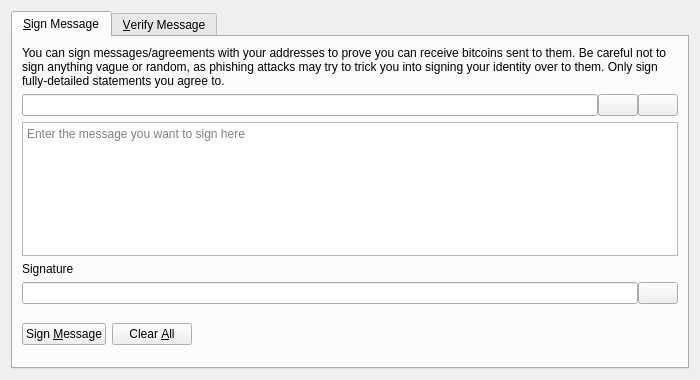
<?xml version="1.0" encoding="UTF-8"?>
<ui version="4.0">
 <class>SignVerifyMessageDialog</class>
 <widget class="QDialog" name="SignVerifyMessageDialog">
  <property name="geometry">
   <rect>
    <x>0</x>
    <y>0</y>
    <width>700</width>
    <height>380</height>
   </rect>
  </property>
  <property name="windowTitle">
   <string>Signatures - Sign / Verify a Message</string>
  </property>
  <property name="modal">
   <bool>true</bool>
  </property>
  <layout class="QVBoxLayout" name="verticalLayout">
   <item>
    <widget class="QTabWidget" name="tabWidget">
     <property name="currentIndex">
      <number>0</number>
     </property>
     <widget class="QWidget" name="tabSignMessage">
      <attribute name="title">
       <string>&amp;Sign Message</string>
      </attribute>
      <layout class="QVBoxLayout" name="verticalLayout_SM">
       <item>
        <widget class="QLabel" name="infoLabel_SM">
         <property name="text">
          <string>You can sign messages/agreements with your addresses to prove you can receive bitcoins sent to them. Be careful not to sign anything vague or random, as phishing attacks may try to trick you into signing your identity over to them. Only sign fully-detailed statements you agree to.</string>
         </property>
         <property name="textFormat">
          <enum>Qt::PlainText</enum>
         </property>
         <property name="wordWrap">
          <bool>true</bool>
         </property>
        </widget>
       </item>
       <item>
        <layout class="QHBoxLayout" name="horizontalLayout_1_SM">
         <property name="spacing">
          <number>0</number>
         </property>
         <item>
          <widget class="QValidatedLineEdit" name="addressIn_SM">
           <property name="toolTip">
            <string>The BitcoinClassic address to sign the message with</string>
           </property>
          </widget>
         </item>
         <item>
          <widget class="QPushButton" name="addressBookButton_SM">
           <property name="toolTip">
            <string>Choose previously used address</string>
           </property>
           <property name="text">
            <string/>
           </property>
           <property name="icon">
            <iconset resource="../bitcoin.qrc">
             <normaloff>:/icons/address-book</normaloff>:/icons/address-book</iconset>
           </property>
           <property name="shortcut">
            <string>Alt+A</string>
           </property>
           <property name="autoDefault">
            <bool>false</bool>
           </property>
          </widget>
         </item>
         <item>
          <widget class="QPushButton" name="pasteButton_SM">
           <property name="toolTip">
            <string>Paste address from clipboard</string>
           </property>
           <property name="text">
            <string/>
           </property>
           <property name="icon">
            <iconset resource="../bitcoin.qrc">
             <normaloff>:/icons/editpaste</normaloff>:/icons/editpaste</iconset>
           </property>
           <property name="shortcut">
            <string>Alt+P</string>
           </property>
           <property name="autoDefault">
            <bool>false</bool>
           </property>
          </widget>
         </item>
        </layout>
       </item>
       <item>
        <widget class="QPlainTextEdit" name="messageIn_SM">
         <property name="toolTip">
          <string>Enter the message you want to sign here</string>
         </property>
         <property name="placeholderText">
          <string>Enter the message you want to sign here</string>
         </property>
        </widget>
       </item>
       <item>
        <widget class="QLabel" name="signatureLabel_SM">
         <property name="text">
          <string>Signature</string>
         </property>
         <property name="textFormat">
          <enum>Qt::PlainText</enum>
         </property>
        </widget>
       </item>
       <item>
        <layout class="QHBoxLayout" name="horizontalLayout_2_SM">
         <property name="spacing">
          <number>0</number>
         </property>
         <item>
          <widget class="QLineEdit" name="signatureOut_SM">
           <property name="font">
            <font>
             <italic>true</italic>
            </font>
           </property>
           <property name="readOnly">
            <bool>true</bool>
           </property>
          </widget>
         </item>
         <item>
          <widget class="QPushButton" name="copySignatureButton_SM">
           <property name="toolTip">
            <string>Copy the current signature to the system clipboard</string>
           </property>
           <property name="text">
            <string/>
           </property>
           <property name="icon">
            <iconset resource="../bitcoin.qrc">
             <normaloff>:/icons/editcopy</normaloff>:/icons/editcopy</iconset>
           </property>
           <property name="autoDefault">
            <bool>false</bool>
           </property>
          </widget>
         </item>
        </layout>
       </item>
       <item>
        <layout class="QHBoxLayout" name="horizontalLayout_3_SM">
         <item>
          <widget class="QPushButton" name="signMessageButton_SM">
           <property name="toolTip">
            <string>Sign the message to prove you own this BitcoinClassic address</string>
           </property>
           <property name="text">
            <string>Sign &amp;Message</string>
           </property>
           <property name="icon">
            <iconset resource="../bitcoin.qrc">
             <normaloff>:/icons/edit</normaloff>:/icons/edit</iconset>
           </property>
           <property name="autoDefault">
            <bool>false</bool>
           </property>
          </widget>
         </item>
         <item>
          <widget class="QPushButton" name="clearButton_SM">
           <property name="toolTip">
            <string>Reset all sign message fields</string>
           </property>
           <property name="text">
            <string>Clear &amp;All</string>
           </property>
           <property name="icon">
            <iconset resource="../bitcoin.qrc">
             <normaloff>:/icons/remove</normaloff>:/icons/remove</iconset>
           </property>
           <property name="autoDefault">
            <bool>false</bool>
           </property>
          </widget>
         </item>
         <item>
          <spacer name="horizontalSpacer_1_SM">
           <property name="orientation">
            <enum>Qt::Horizontal</enum>
           </property>
           <property name="sizeHint" stdset="0">
            <size>
             <width>40</width>
             <height>48</height>
            </size>
           </property>
          </spacer>
         </item>
         <item>
          <widget class="QLabel" name="statusLabel_SM">
           <property name="font">
            <font>
             <weight>75</weight>
             <bold>true</bold>
            </font>
           </property>
           <property name="text">
            <string/>
           </property>
           <property name="wordWrap">
            <bool>true</bool>
           </property>
          </widget>
         </item>
         <item>
          <spacer name="horizontalSpacer_2_SM">
           <property name="orientation">
            <enum>Qt::Horizontal</enum>
           </property>
           <property name="sizeHint" stdset="0">
            <size>
             <width>40</width>
             <height>48</height>
            </size>
           </property>
          </spacer>
         </item>
        </layout>
       </item>
      </layout>
     </widget>
     <widget class="QWidget" name="tabVerifyMessage">
      <attribute name="title">
       <string>&amp;Verify Message</string>
      </attribute>
      <layout class="QVBoxLayout" name="verticalLayout_VM">
       <item>
        <widget class="QLabel" name="infoLabel_VM">
         <property name="text">
          <string>Enter the receiver's address, message (ensure you copy line breaks, spaces, tabs, etc. exactly) and signature below to verify the message. Be careful not to read more into the signature than what is in the signed message itself, to avoid being tricked by a man-in-the-middle attack. Note that this only proves the signing party receives with the address, it cannot prove sendership of any transaction!</string>
         </property>
         <property name="textFormat">
          <enum>Qt::PlainText</enum>
         </property>
         <property name="alignment">
          <set>Qt::AlignLeading|Qt::AlignLeft|Qt::AlignTop</set>
         </property>
         <property name="wordWrap">
          <bool>true</bool>
         </property>
        </widget>
       </item>
       <item>
        <layout class="QHBoxLayout" name="horizontalLayout_1_VM">
         <property name="spacing">
          <number>0</number>
         </property>
         <item>
          <widget class="QValidatedLineEdit" name="addressIn_VM">
           <property name="toolTip">
            <string>The BitcoinClassic address the message was signed with</string>
           </property>
          </widget>
         </item>
         <item>
          <widget class="QPushButton" name="addressBookButton_VM">
           <property name="toolTip">
            <string>Choose previously used address</string>
           </property>
           <property name="text">
            <string/>
           </property>
           <property name="icon">
            <iconset resource="../bitcoin.qrc">
             <normaloff>:/icons/address-book</normaloff>:/icons/address-book</iconset>
           </property>
           <property name="shortcut">
            <string>Alt+A</string>
           </property>
           <property name="autoDefault">
            <bool>false</bool>
           </property>
          </widget>
         </item>
        </layout>
       </item>
       <item>
        <widget class="QPlainTextEdit" name="messageIn_VM">
          <property name="toolTip">
            <string>The signed message to verify</string>
          </property>
          <property name="placeholderText">
            <string>The signed message to verify</string>
          </property>
        </widget>
       </item>
       <item>
        <widget class="QValidatedLineEdit" name="signatureIn_VM">
          <property name="toolTip">
            <string>The signature given when the message was signed</string>
          </property>
          <property name="placeholderText">
            <string>The signature given when the message was signed</string>
          </property>
        </widget>
       </item>
       <item>
        <layout class="QHBoxLayout" name="horizontalLayout_2_VM">
         <item>
          <widget class="QPushButton" name="verifyMessageButton_VM">
           <property name="toolTip">
            <string>Verify the message to ensure it was signed with the specified BitcoinClassic address</string>
           </property>
           <property name="text">
            <string>Verify &amp;Message</string>
           </property>
           <property name="icon">
            <iconset resource="../bitcoin.qrc">
             <normaloff>:/icons/transaction_0</normaloff>:/icons/transaction_0</iconset>
           </property>
           <property name="autoDefault">
            <bool>false</bool>
           </property>
          </widget>
         </item>
         <item>
          <widget class="QPushButton" name="clearButton_VM">
           <property name="toolTip">
            <string>Reset all verify message fields</string>
           </property>
           <property name="text">
            <string>Clear &amp;All</string>
           </property>
           <property name="icon">
            <iconset resource="../bitcoin.qrc">
             <normaloff>:/icons/remove</normaloff>:/icons/remove</iconset>
           </property>
           <property name="autoDefault">
            <bool>false</bool>
           </property>
          </widget>
         </item>
         <item>
          <spacer name="horizontalSpacer_1_VM">
           <property name="orientation">
            <enum>Qt::Horizontal</enum>
           </property>
           <property name="sizeHint" stdset="0">
            <size>
             <width>40</width>
             <height>48</height>
            </size>
           </property>
          </spacer>
         </item>
         <item>
          <widget class="QLabel" name="statusLabel_VM">
           <property name="font">
            <font>
             <weight>75</weight>
             <bold>true</bold>
            </font>
           </property>
           <property name="text">
            <string/>
           </property>
           <property name="wordWrap">
            <bool>true</bool>
           </property>
          </widget>
         </item>
         <item>
          <spacer name="horizontalSpacer_2_VM">
           <property name="orientation">
            <enum>Qt::Horizontal</enum>
           </property>
           <property name="sizeHint" stdset="0">
            <size>
             <width>40</width>
             <height>48</height>
            </size>
           </property>
          </spacer>
         </item>
        </layout>
       </item>
      </layout>
     </widget>
    </widget>
   </item>
  </layout>
 </widget>
 <customwidgets>
  <customwidget>
   <class>QValidatedLineEdit</class>
   <extends>QLineEdit</extends>
   <header>qt/qvalidatedlineedit.h</header>
  </customwidget>
 </customwidgets>
 <resources>
  <include location="../bitcoin.qrc"/>
 </resources>
 <connections/>
</ui>
